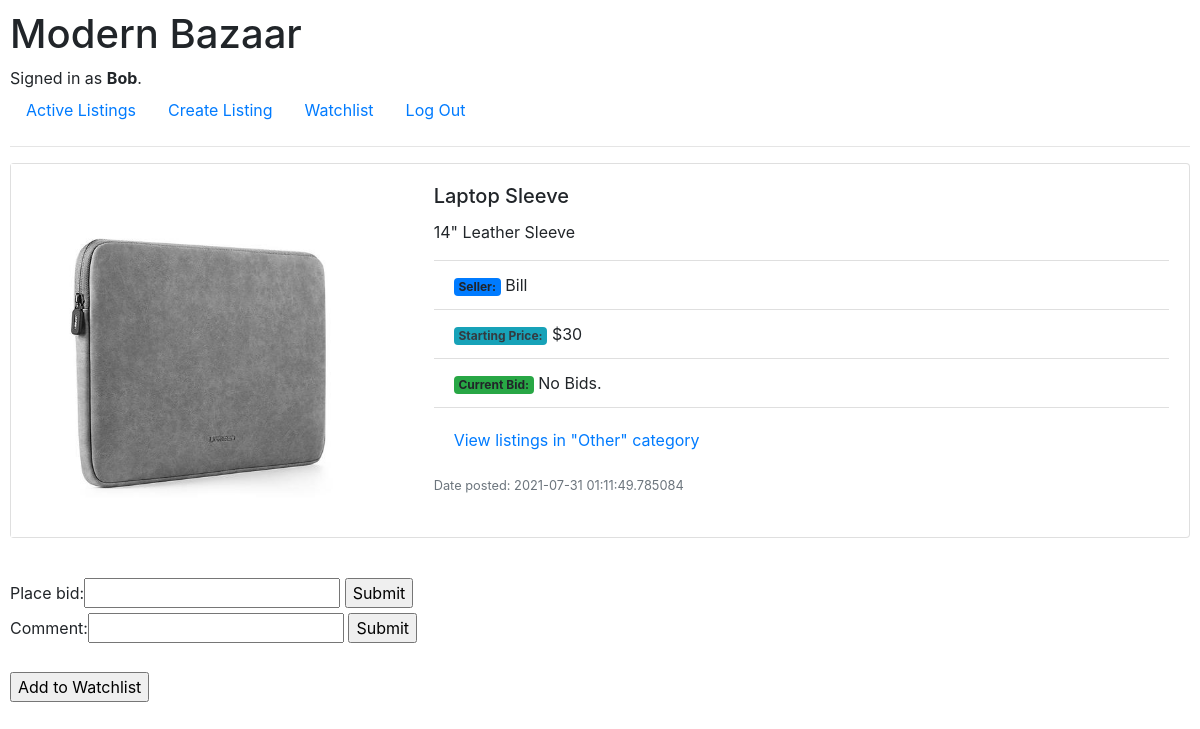
Before: /12 (signed in) with the older database file.
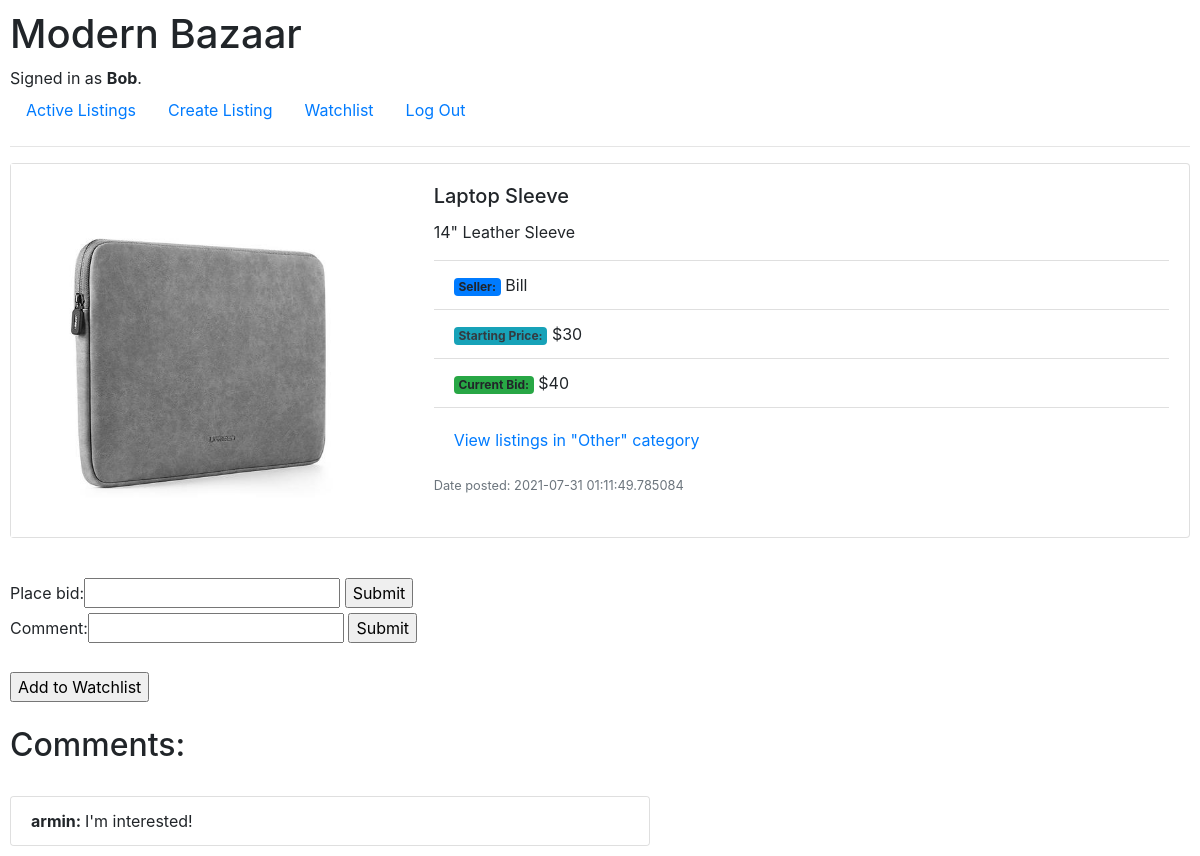
After: the same page with the newer database file.
### auctions/models.py (models this page shows, shortened)
class Listing(models.Model):
    seller = models.ForeignKey(User, on_delete=models.CASCADE, null=True)
    title = models.CharField(max_length=69)
    description = models.CharField(max_length=69)
    starting_price = models.IntegerField(null=True)
    current_bid = models.IntegerField(null=True, blank=True)
    category = models.CharField(max_length=69, null=True)
    active = models.BooleanField(default=True)
    datetime = models.CharField(max_length=69, null=True)
    img = models.ImageField(null=True, upload_to="images/")

class User(AbstractUser, models.Model):
    pass

class Comment(models.Model):
    commenter = models.ForeignKey(User, on_delete=models.CASCADE)
    item = models.ForeignKey(Listing, on_delete=models.CASCADE)
    comment = models.CharField(max_length=69)

### auctions/views.py (the view, shortened to what this page needs)
# urls.py: path("<int:listing_id>", views.listing, name="listing"),
def listing(request, listing_id):
    listing = Listing.objects.get(id=listing_id)
    bidder = User.objects.get(id= request.session['user'])
    watch_list = Watchlist.objects.filter(watcher= bidder, item= listing).exists()
    if Comment.objects.filter(item= listing).exists():
        comments = Comment.objects.filter(item= listing)
    else:
        comments = False
    return render(request, "auctions/listing.html", {
        "listing": listing,
        "bid_action": BidOnListing(),
        "comment_action": CommentOnListing(),
        "comments": comments,
        "bidder": bidder,
        "exists": Bid.objects.filter(item= listing).exists(),
        "bids": Bid.objects.filter(item= listing),
        "watchlist": watch_list
    })

### auctions/views.py
class BidOnListing(forms.Form):
    place_bid = forms.IntegerField(min_value=0, required=False)

class CommentOnListing(forms.Form):
    comment = forms.CharField(max_length=67, required=False)

### auctions/templates/auctions/listing.html (shortened to what this page needs)
{% extends "auctions/layout.html" %}
{% block body %}
  <div class="card mb-3" style="max-width: 1250px;">
    <div class="row g-0">
      <div class="col-md-4">
        {% if listing.img.url %}
            <img src="{{ listing.img.url }}" class="img-fluid rounded-start">
        {% endif %}
      </div>
      <div class="col-md-8">
        <div class="card-body">
          <h5 class="card-title">{{ listing.title }}</h5>
          <ul class="list-group list-group-flush">
            <p class="card-text">{{ listing.description }}</p>
            <li class="list-group-item"><span class="badge bg-primary">Seller:</span> {{ listing.seller }}</li>
            <li class="list-group-item"><span class="badge bg-info text-dark">Starting Price:</span> ${{ listing.starting_price }}</li>
            {% if listing.current_bid != None %}
                <li class="list-group-item"><span class="badge bg-success">Current Bid:</span> ${{ listing.current_bid }}</li>
            {% else %}
                <li class="list-group-item"><span class="badge bg-success">Current Bid:</span> No Bids.</li>
            {% endif %}
          </ul>
          <div class="card-body">
            <a href="{% url 'category' listing.category %}" class="card-link">View listings in "{{ listing.category }}" category</a>
          </div>
          <p class="card-text"><small class="text-muted">Date posted: {{ listing.datetime }}</small></p>
        </div>
      </div>
    </div>
  </div>
  <br>
    {% if listing.active %}
        {% if listing.seller != bidder %}
            <form action="{% url 'listing' listing.id %}" method="post">
                {{ bid_action }}
            <input type="submit" name="bid" >
            </form>
            <form action="{% url 'listing' listing.id %}" method="post">
                {{ comment_action }}
            <input type="submit" name="comment_action">
            </form>
            {% if watchlist == False %}
                <form action="{% url 'listing' listing.id %}" method="post">
                    <br>
                    <input type="submit" value="Add to Watchlist" name="watchlist">
                </form>
            {% else %}
                <form action="{% url 'listing' listing.id %}" method="post">
                    {% csrf_token %}
                    <br>
                    <input type="submit" value="Remove from Watchlist" name="remove-watchlist">
                </form>
            {% endif %}
        {% else %}
            <form action="{% url 'listing' listing.id %}" method="post">
                {% csrf_token %}
                <br>
                <input type="submit" value="Close Auction" name= "close">
            </form>
        {% endif %}
    {% endif %}
    <div>
        {% if comments != False %}
        <br>
        <h2>Comments:</h2>
        <br>
            {% for comment in comments %}
            <div class="card" style="width: 40rem;">
                <ul class="list-group list-group-flush">
                  <li class="list-group-item"><b>{{ comment.commenter }}: </b>{{ comment.comment }}</li>
                </ul>
            </div>
            {% endfor %}
        {% endif %}
    </div>
{% endblock %}

Changed rows visible on the page:
changed Listing "Laptop Sleeve": current_bid (not shown) → "40"
added Comment: commenter "armin", comment "I'm interested!"
Other visible differences:
text no longer shown: "No Bids."
text now shown: "$ Comments:"
